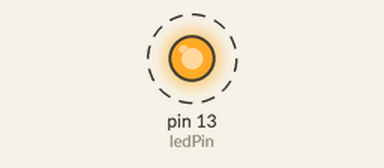
Bench run of a sketch on a simulated Arduino Uno, built with avr-gcc and run on an emulated ATmega328P. Parts: output pins drawn as LEDs (lit = HIGH). Dashed ring = blinking. What the sketch prints to the serial monitor is not drawn.

Above: at 0.5 s.
Timing chart, 0 to 4.6 s (numbered marks = the images above):
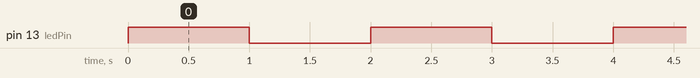

Measured:
- by itself, pin 13 (ledPin): alternates HIGH for 1.0 s and LOW for 1.0 s

The sketch:

board2H_L.ino
```cpp
int ledPin = 13;
void setup()
{
  Serial.begin(9600);
  pinMode(ledPin,OUTPUT);
 }

void loop()
{
  // changed print to write
  Serial.print('H');
  digitalWrite(ledPin,HIGH);
  delay(1000);
  Serial.print('L');
  digitalWrite(ledPin,LOW);
  delay(1000);
}
```
